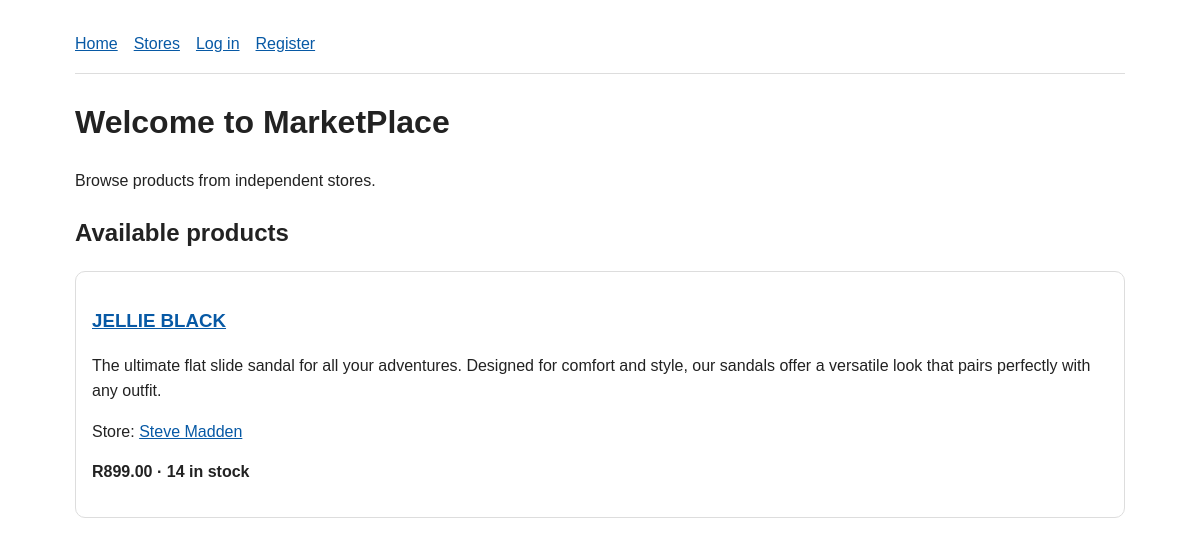
Before: / with the older database file.
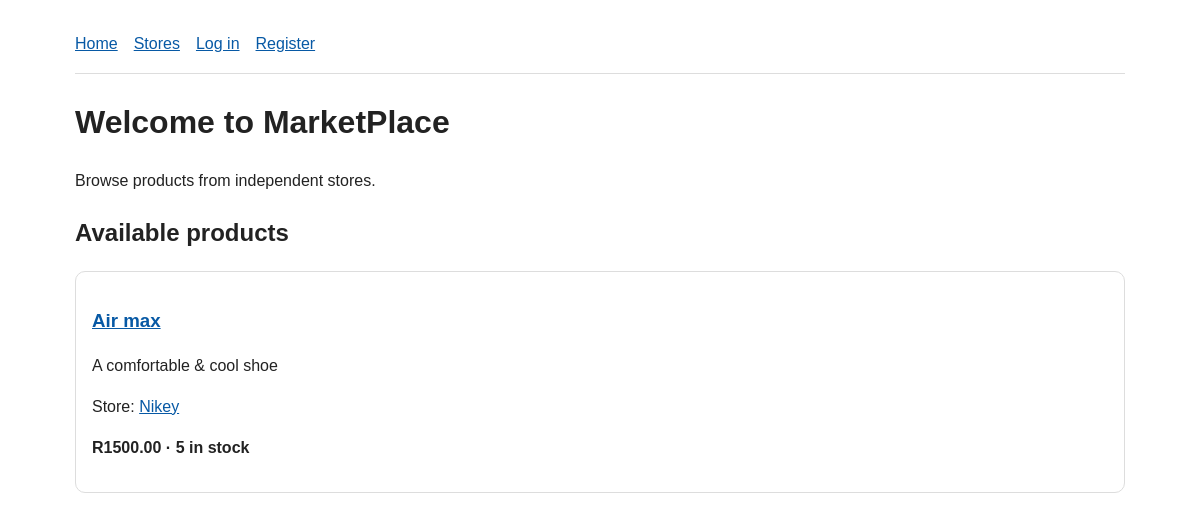
After: the same page with the newer database file.
### shop/models.py (models this page shows, shortened)
class Product(models.Model):
    store = models.ForeignKey(Store, on_delete=models.CASCADE, related_name='products')
    name = models.CharField(max_length=120)
    description = models.TextField(blank=True)
    price = models.DecimalField(max_digits=10, decimal_places=2)
    stock = models.PositiveIntegerField(default=0)
    active = models.BooleanField(default=True)
    created_at = models.DateTimeField(auto_now_add=True)
    class Meta:
        ordering = ['name']
        constraints = [models.UniqueConstraint(fields=['store', 'name'], name='unique_product_name_per_store')]

class Store(models.Model):
    owner = models.ForeignKey(settings.AUTH_USER_MODEL, on_delete=models.CASCADE, related_name='stores')
    name = models.CharField(max_length=120)
    description = models.TextField(blank=True)
    created_at = models.DateTimeField(auto_now_add=True)
    class Meta:
        ordering = ['name']
        constraints = [models.UniqueConstraint(fields=['owner', 'name'], name='unique_store_name_per_owner')]

### shop/views.py (the view)
# urls.py: path('', views.home, name='home'),
def home(request):
    products = Product.objects.filter(active=True, stock__gt=0).select_related('store', 'store__owner')
    return render(request, 'shop/home.html', {'products': products})

### shop/templates/shop/home.html
{% extends 'shop/base.html' %}{% block title %}MarketPlace{% endblock %}{% block content %}<h1>Welcome to MarketPlace</h1><p>Browse products from independent stores.</p><h2>Available products</h2>{% for product in products %}<div class="card"><h3><a href="{% url 'product_detail' product.id %}">{{ product.name }}</a></h3><p>{{ product.description|default:'No description provided.' }}</p><p>Store: <a href="{% url 'store_detail' product.store.id %}">{{ product.store.name }}</a></p><p class="price">R{{ product.price }} · {{ product.stock }} in stock</p></div>{% empty %}<p>No products are available yet.</p>{% endfor %}{% endblock %}

### shop/templates/shop/base.html (shortened to what this page needs)
<!doctype html>
<html lang="en">
<head>
</head>
<body>
<nav>
  <a href="{% url 'home' %}">Home</a>
  <a href="{% url 'store_list' %}">Stores</a>
  {% if user.is_authenticated %}
    {% if user.profile.role == 'buyer' %}<a href="{% url 'cart' %}">Cart</a>{% endif %}
    <span>Signed in as {{ user.username }}</span>
    {% if user.profile.role == 'vendor' %}<a href="{% url 'store_create' %}">Create store</a>{% endif %}
    <form method="post" action="{% url 'logout' %}">{% csrf_token %}<button type="submit" class="secondary">Log out</button></form>
  {% else %}
    <a href="{% url 'login' %}">Log in</a><a href="{% url 'register' %}">Register</a>
  {% endif %}
</nav>
{% block content %}{% endblock %}
</body>
</html>

### shop/templates/shop/base.html (style rules this page uses)
:root { font-family:Arial,sans-serif;color:#222;background:#fff }
body { max-width:1050px;margin:0 auto;padding:1rem;line-height:1.55 }
nav { display:flex;align-items:center;gap:1rem;flex-wrap:wrap;border-bottom:1px solid #ddd;padding:1rem 0;margin-bottom:1.5rem }
a { color:#0759a5 }
.card { border:1px solid #ddd;border-radius:10px;padding:1rem;margin:.75rem 0 }
.price { font-weight:bold }

Changed rows visible on the page:
removed Product: name "JELLIE BLACK", description "The ultimate flat slide sandal for all your adventures. Designed for comfort and style, our sandals offer a versatile look that pairs perfectly with any outfit.", store.name "Steve Madden", price "899.00", stock "14"
added Product: name "Air max", description "A comfortable & cool shoe", store.name "Nikey", price "1500.00", stock "5"
